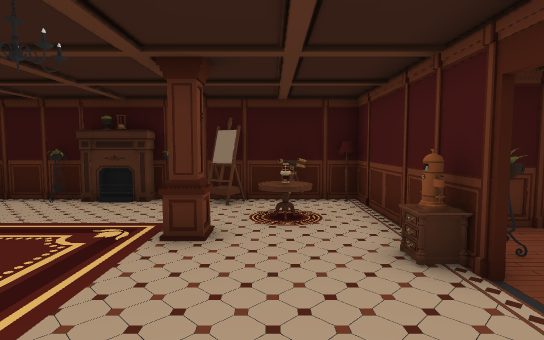
View 1 (above)

12 first-person views from a walk through a Unity game level. The camera is 1.3 m above the floor, tilts 4° down and sees 80° across. Doors are open. The floor is counted in squares, 1 m on a side. Each view is taken from the middle of a square. On the plan, view 1 faces up. The plan holds only what a view shows up to about 14 squares ahead; the rest is blank. Some surface patterns are stand-ins.

View 2
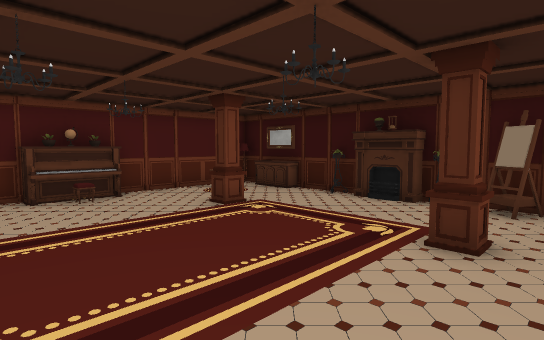

View 3
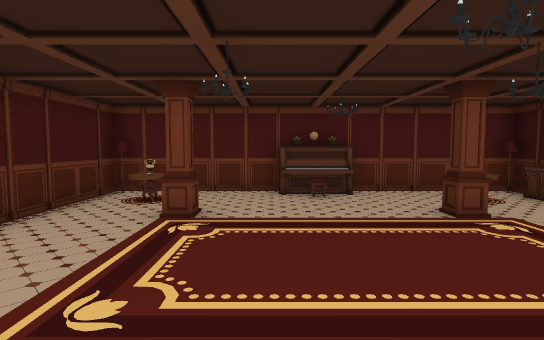

View 4
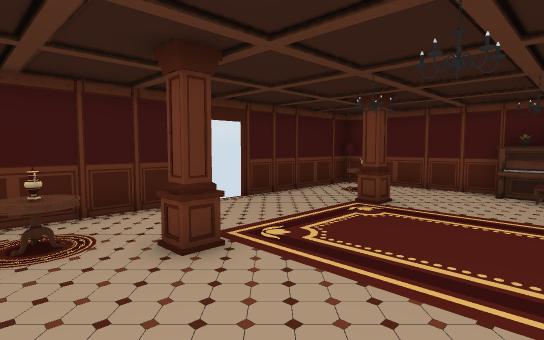

View 5
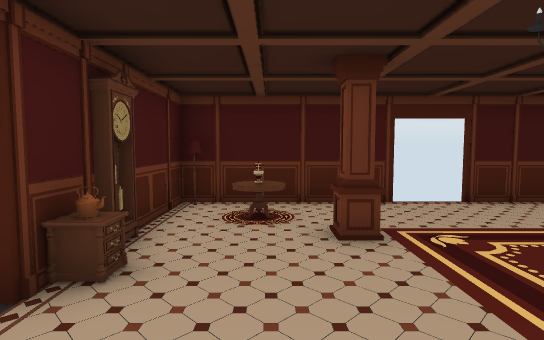

View 6
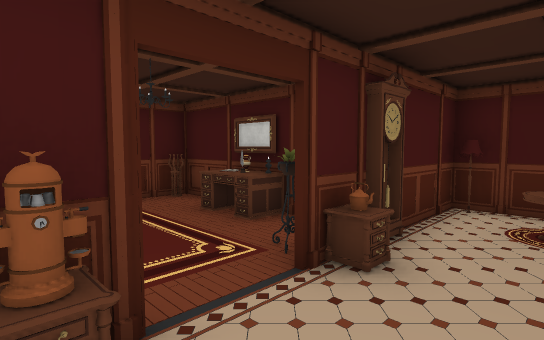

View 7
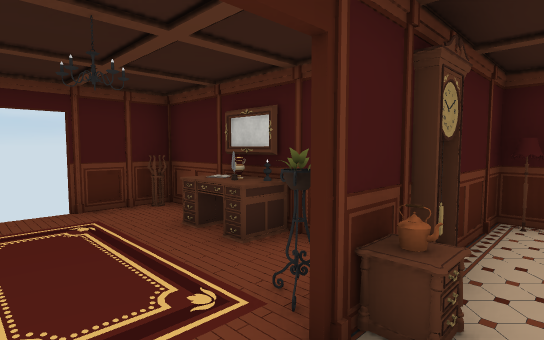

View 8
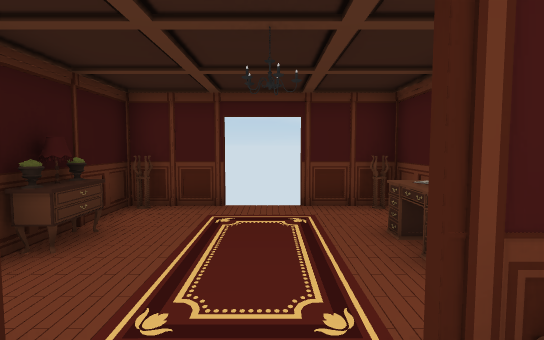

View 9
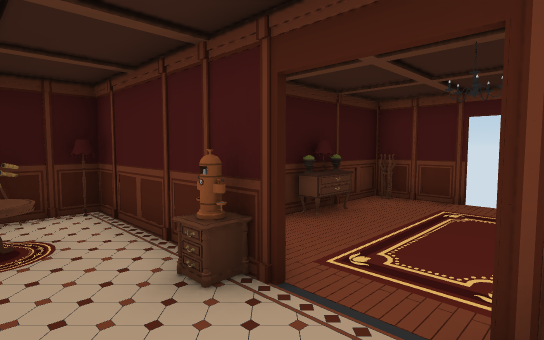

View 10
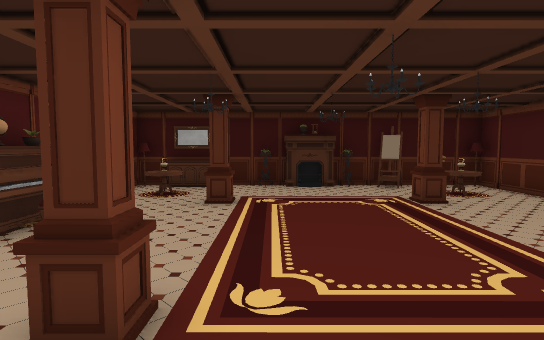

View 11
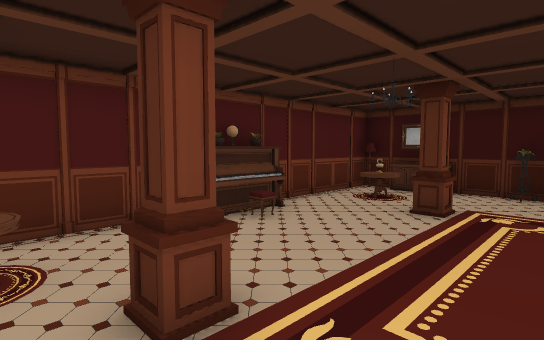

View 12
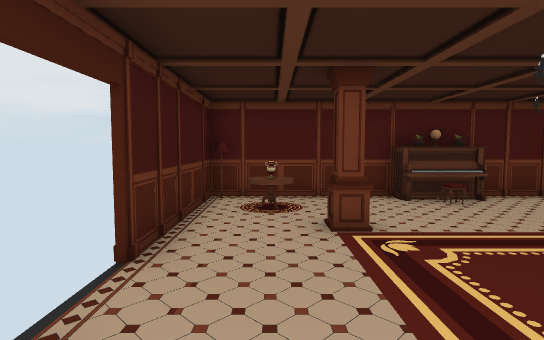

### Floor plan
Points are (right, up) in squares from view 1. A wall is a line through its corners. A room is listed if a view was taken in it or the views show most of it. See-through windows are left out.
Room 1 (views 1, 2, 3, 4, 5, 6, 7, 8, 9, 10, 11, 12)
walls: (-3, -3.6) (2.2, -3.6) (2.2, -0.5); (-5.4, 8.1) (-7.5, 8.1); (2.2, 3) (2.2, 8.1); (-2.5, 8.1) (-3, 8.1); (-9.6, 8.3) (-9.6, -3.6) (-4.5, -3.6)
ways out: open door at (-3.5, -4); open door at (2, 2.5)
objects: lamp (-9, -3); piano (-9, 1) to (-9, 2); plant (-9, 3); lamp (-9, 8); other object (-8, -3); table (-8, -2); other object (-8, 5); table (-8, 6); cabinet (-8, 7); mirror (-8, 8); pillar (-6, -1); pillar (-6, 5); other object (-5, 7); other object (-5, 8); fireplace (-4, 8); other object (-2, 7); other object (-2, 8); pillar (-1, -1); pillar (-1, 5); other object (-1, 7) to (-1, 8); vase (0, -3); table (0, -2); other object (0, 5); table (0, 6); other object (0, 8); other object (1, 1); nightstand (1, 4); lamp (2, -3); clock (2, 0); nightstand (2, 1); other object (2, 4)

Positions as (right, up) in squares from view 1, and headings:
1: (0, 0), facing up
2: (0, 0), facing up-left
3: (0, 1), facing left
4: (1, 3), facing down-left
5: (0, 4), facing down
6: (0, 4), facing down-right
7: (1, 3), facing down-right
8: (1, 2), facing right
9: (0, 1), facing up-right
10: (-5, -3), facing up
11: (-4, -2), facing up-left
12: (-1, -2), facing left
